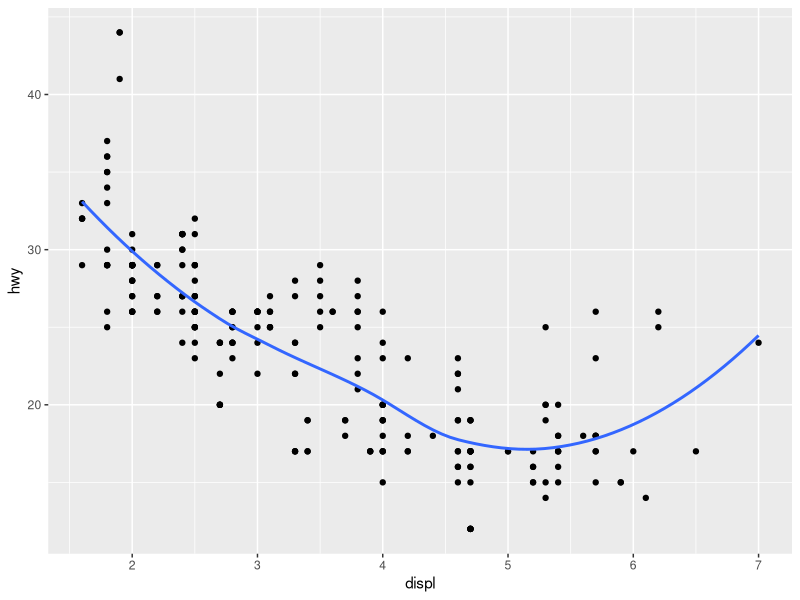
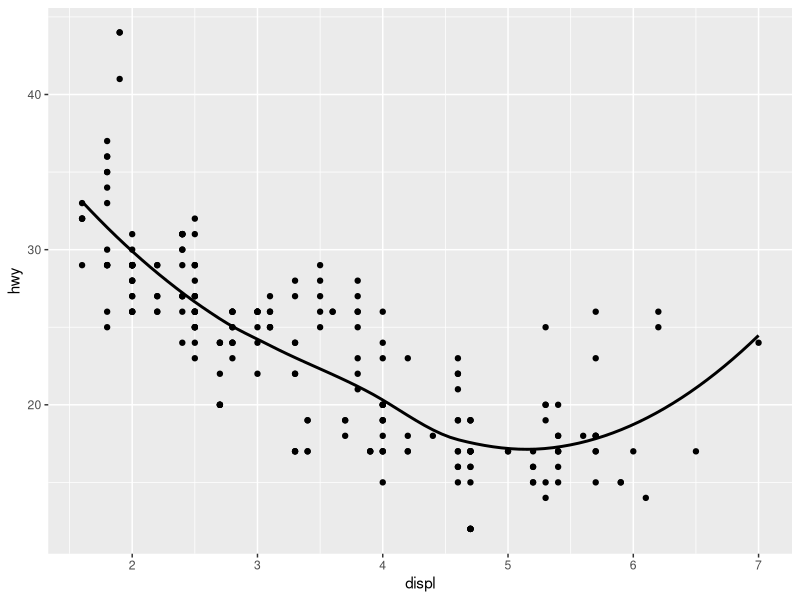
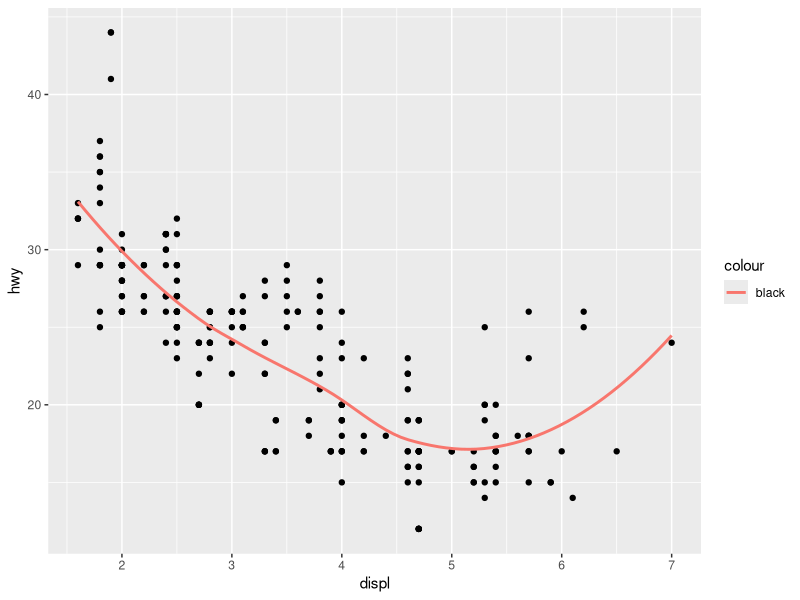
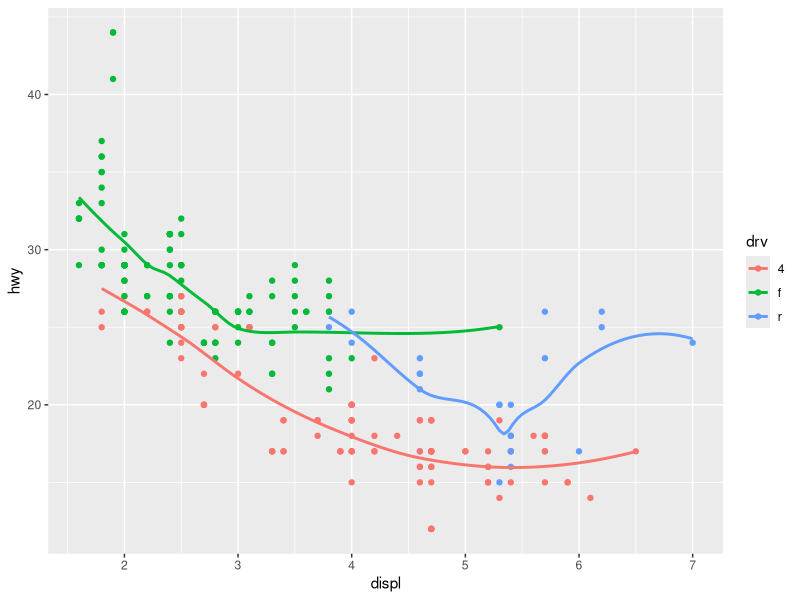
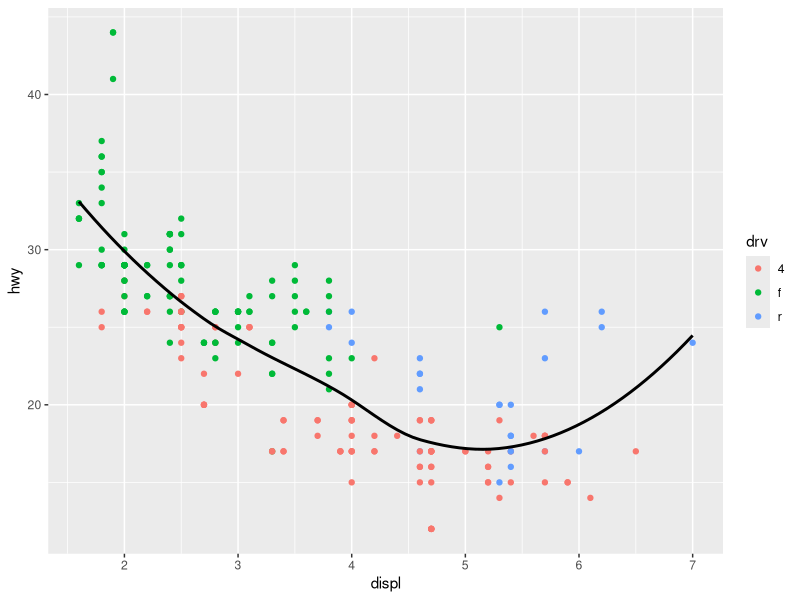
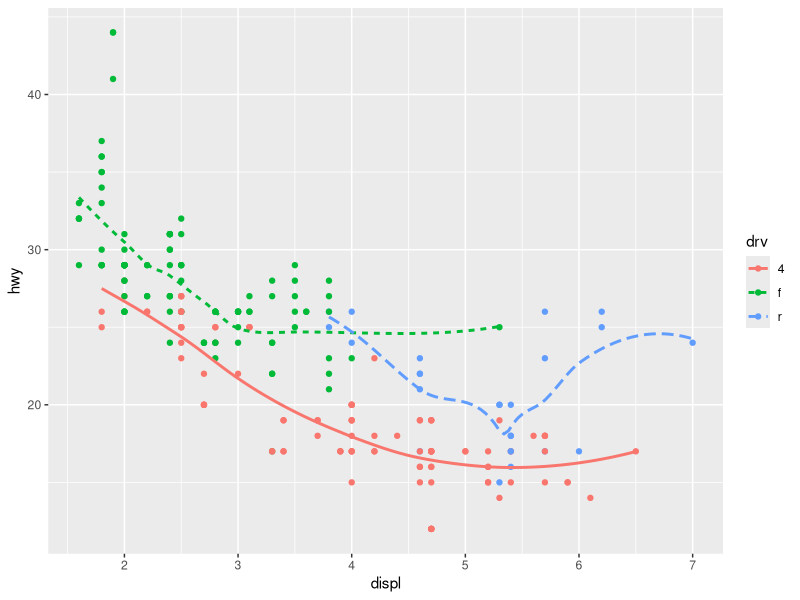
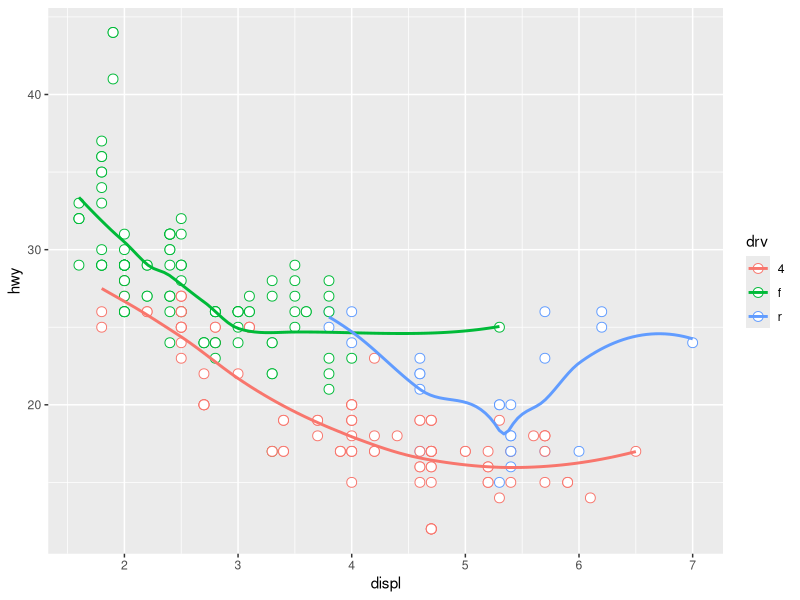
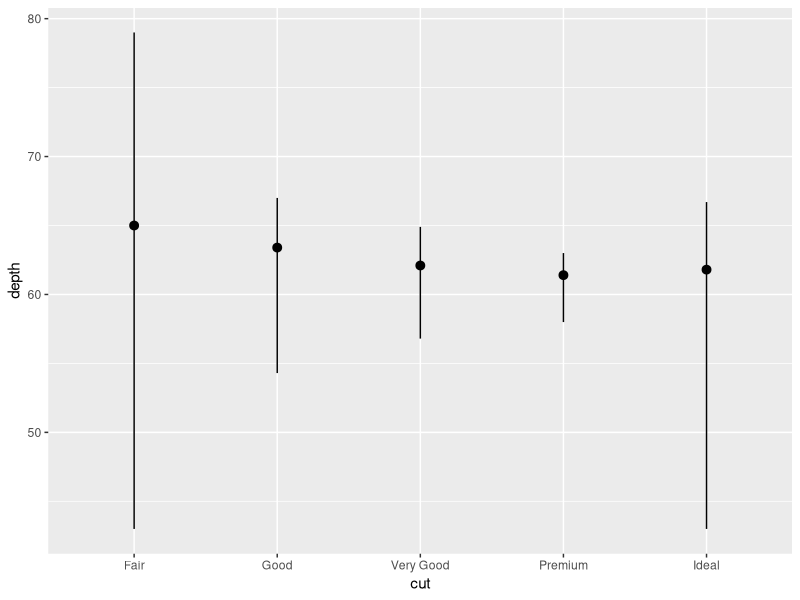

The R source for these figures, in order:
## ---- chunk 1
library(tidyverse)
mpg

ggplot(mpg, aes(x = displ, y = hwy)) +
  geom_point() +
  geom_smooth(se = FALSE)

## ---- chunk 2
ggplot(mpg, aes(x = displ, y = hwy)) +
  geom_point(color = "black") +
  geom_smooth(se = FALSE, color = "black")

ggplot(mpg, aes(x = displ, y = hwy)) +
  geom_point(color = "black") +
  geom_smooth(aes(color = "black"), se = FALSE)


ggplot(mpg, aes(x = displ, y = hwy)) +
  geom_point(aes(color = drv)) +
  geom_smooth(aes(color = drv), se = FALSE)


ggplot(mpg, aes(x = displ, y = hwy)) +
  geom_point(aes(color = drv)) +
  geom_smooth(se = FALSE, color = "black")


ggplot(mpg, aes(x = displ, y = hwy)) +
  geom_point(aes(color = drv)) +
  geom_smooth(aes(color = drv, linetype = drv), se = FALSE)


ggplot(mpg, aes(x = displ, y = hwy)) +
  geom_point(aes(color = drv), size = 3, shape = 21, fill = "white") +
  geom_smooth(aes(color = drv), se = FALSE)

## ---- chunk 3
ggplot(diamonds) + 
  stat_summary(
    aes(x = cut, y = depth),
    fun.min = min,
    fun.max = max,
    fun = median
  )
## ---- chunk 4
ggplot(diamonds, aes(x = cut, y = depth)) +
  geom_pointrange(
    stat = "summary",
    fun.min = min,
    fun.max = max,
    fun = median
  )
## ---- chunk 5
ggplot(diamonds, aes(x = cut, y = after_stat(prop))) + 
  geom_bar()
## ---- chunk 6
ggplot(diamonds, aes(x = cut, y = after_stat(prop), group = 1)) + 
  geom_bar()
